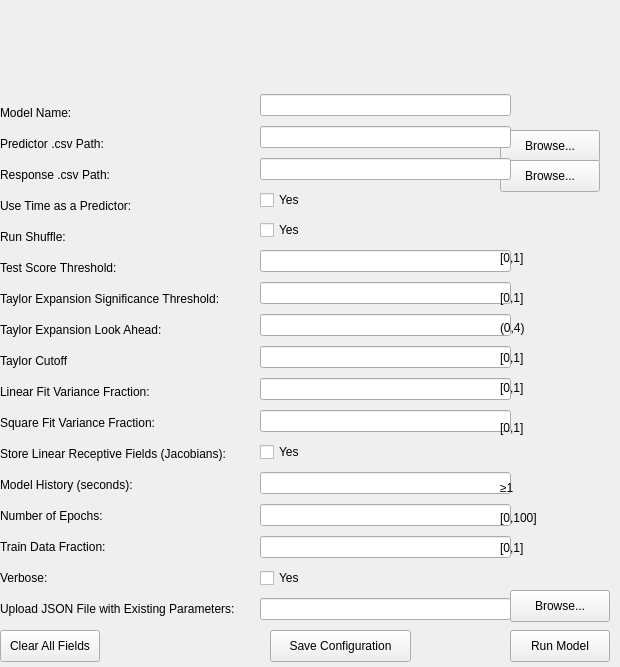
<?xml version="1.0" encoding="UTF-8"?>
<ui version="4.0">
 <class>Widget</class>
 <widget class="QWidget" name="Widget">
  <property name="geometry">
   <rect>
    <x>0</x>
    <y>0</y>
    <width>620</width>
    <height>667</height>
   </rect>
  </property>
  <property name="windowTitle">
   <string>Neruo MINE</string>
  </property>
  <widget class="QPushButton" name="pushButton">
   <property name="geometry">
    <rect>
     <x>510</x>
     <y>630</y>
     <width>100</width>
     <height>32</height>
    </rect>
   </property>
   <property name="text">
    <string>Run Model</string>
   </property>
  </widget>
  <widget class="QPushButton" name="pushButton_2">
   <property name="geometry">
    <rect>
     <x>500</x>
     <y>130</y>
     <width>100</width>
     <height>32</height>
    </rect>
   </property>
   <property name="text">
    <string>Browse...</string>
   </property>
  </widget>
  <widget class="QPushButton" name="pushButton_3">
   <property name="geometry">
    <rect>
     <x>500</x>
     <y>160</y>
     <width>100</width>
     <height>32</height>
    </rect>
   </property>
   <property name="text">
    <string>Browse...</string>
   </property>
  </widget>
  <widget class="QPushButton" name="pushButton_4">
   <property name="geometry">
    <rect>
     <x>510</x>
     <y>590</y>
     <width>100</width>
     <height>32</height>
    </rect>
   </property>
   <property name="text">
    <string>Browse...</string>
   </property>
  </widget>
  <widget class="QPushButton" name="pushButton_5">
   <property name="geometry">
    <rect>
     <x>0</x>
     <y>630</y>
     <width>100</width>
     <height>32</height>
    </rect>
   </property>
   <property name="text">
    <string>Clear All Fields</string>
   </property>
  </widget>
  <widget class="QWidget" name="widget" native="true">
   <property name="geometry">
    <rect>
     <x>260</x>
     <y>90</y>
     <width>251</width>
     <height>551</height>
    </rect>
   </property>
   <layout class="QVBoxLayout" name="verticalLayout">
    <item>
     <widget class="QLineEdit" name="lineEdit"/>
    </item>
    <item>
     <widget class="QLineEdit" name="lineEdit_4"/>
    </item>
    <item>
     <widget class="QLineEdit" name="lineEdit_2"/>
    </item>
    <item>
     <widget class="QCheckBox" name="checkBox">
      <property name="text">
       <string>Yes</string>
      </property>
     </widget>
    </item>
    <item>
     <widget class="QCheckBox" name="checkBox_2">
      <property name="text">
       <string>Yes</string>
      </property>
     </widget>
    </item>
    <item>
     <widget class="QLineEdit" name="lineEdit_3"/>
    </item>
    <item>
     <widget class="QLineEdit" name="lineEdit_5"/>
    </item>
    <item>
     <widget class="QLineEdit" name="lineEdit_11"/>
    </item>
    <item>
     <widget class="QLineEdit" name="lineEdit_6"/>
    </item>
    <item>
     <widget class="QLineEdit" name="lineEdit_7"/>
    </item>
    <item>
     <widget class="QLineEdit" name="lineEdit_8"/>
    </item>
    <item>
     <widget class="QCheckBox" name="checkBox_4">
      <property name="text">
       <string>Yes</string>
      </property>
     </widget>
    </item>
    <item>
     <widget class="QLineEdit" name="lineEdit_9"/>
    </item>
    <item>
     <widget class="QLineEdit" name="lineEdit_12"/>
    </item>
    <item>
     <widget class="QLineEdit" name="lineEdit_13"/>
    </item>
    <item>
     <widget class="QCheckBox" name="checkBox_3">
      <property name="text">
       <string>Yes</string>
      </property>
     </widget>
    </item>
    <item>
     <widget class="QLineEdit" name="lineEdit_10"/>
    </item>
   </layout>
  </widget>
  <widget class="QPushButton" name="pushButton_6">
   <property name="geometry">
    <rect>
     <x>270</x>
     <y>630</y>
     <width>141</width>
     <height>32</height>
    </rect>
   </property>
   <property name="text">
    <string>Save Configuration</string>
   </property>
  </widget>
  <widget class="QWidget" name="layoutWidget">
   <property name="geometry">
    <rect>
     <x>0</x>
     <y>100</y>
     <width>261</width>
     <height>521</height>
    </rect>
   </property>
   <layout class="QVBoxLayout" name="verticalLayout_2">
    <item>
     <widget class="QLabel" name="label_2">
      <property name="text">
       <string>Model Name:</string>
      </property>
     </widget>
    </item>
    <item>
     <widget class="QLabel" name="label_3">
      <property name="text">
       <string>Predictor .csv Path:</string>
      </property>
     </widget>
    </item>
    <item>
     <widget class="QLabel" name="label_4">
      <property name="text">
       <string>Response .csv Path:</string>
      </property>
     </widget>
    </item>
    <item>
     <widget class="QLabel" name="label_5">
      <property name="text">
       <string>Use Time as a Predictor:</string>
      </property>
     </widget>
    </item>
    <item>
     <widget class="QLabel" name="label_6">
      <property name="text">
       <string>Run Shuffle:</string>
      </property>
     </widget>
    </item>
    <item>
     <widget class="QLabel" name="label_7">
      <property name="text">
       <string>Test Score Threshold:</string>
      </property>
     </widget>
    </item>
    <item>
     <widget class="QLabel" name="label_8">
      <property name="text">
       <string>Taylor Expansion Significance Threshold:</string>
      </property>
     </widget>
    </item>
    <item>
     <widget class="QLabel" name="label_13">
      <property name="text">
       <string>Taylor Expansion Look Ahead:</string>
      </property>
     </widget>
    </item>
    <item>
     <widget class="QLabel" name="label_9">
      <property name="text">
       <string>Taylor Cutoff</string>
      </property>
     </widget>
    </item>
    <item>
     <widget class="QLabel" name="label_10">
      <property name="text">
       <string>Linear Fit Variance Fraction:</string>
      </property>
     </widget>
    </item>
    <item>
     <widget class="QLabel" name="label_11">
      <property name="text">
       <string>Square Fit Variance Fraction:</string>
      </property>
     </widget>
    </item>
    <item>
     <widget class="QLabel" name="label_14">
      <property name="text">
       <string>Store Linear Receptive Fields (Jacobians):</string>
      </property>
     </widget>
    </item>
    <item>
     <widget class="QLabel" name="label_12">
      <property name="text">
       <string>Model History (seconds):</string>
      </property>
     </widget>
    </item>
    <item>
     <widget class="QLabel" name="label_16">
      <property name="text">
       <string>Number of Epochs:</string>
      </property>
     </widget>
    </item>
    <item>
     <widget class="QLabel" name="label_17">
      <property name="text">
       <string>Train Data Fraction:</string>
      </property>
     </widget>
    </item>
    <item>
     <widget class="QLabel" name="label_18">
      <property name="text">
       <string>Verbose:</string>
      </property>
     </widget>
    </item>
    <item>
     <widget class="QLabel" name="label_15">
      <property name="text">
       <string>Upload JSON File with Existing Parameters:</string>
      </property>
     </widget>
    </item>
   </layout>
  </widget>
  <widget class="QLabel" name="label_19">
   <property name="geometry">
    <rect>
     <x>500</x>
     <y>250</y>
     <width>58</width>
     <height>16</height>
    </rect>
   </property>
   <property name="text">
    <string>[0,1]</string>
   </property>
  </widget>
  <widget class="QLabel" name="label_20">
   <property name="geometry">
    <rect>
     <x>500</x>
     <y>290</y>
     <width>58</width>
     <height>16</height>
    </rect>
   </property>
   <property name="text">
    <string>[0,1]</string>
   </property>
  </widget>
  <widget class="QLabel" name="label_21">
   <property name="geometry">
    <rect>
     <x>500</x>
     <y>320</y>
     <width>58</width>
     <height>16</height>
    </rect>
   </property>
   <property name="text">
    <string>(0,4)</string>
   </property>
  </widget>
  <widget class="QLabel" name="label_22">
   <property name="geometry">
    <rect>
     <x>500</x>
     <y>350</y>
     <width>58</width>
     <height>16</height>
    </rect>
   </property>
   <property name="text">
    <string>[0,1]</string>
   </property>
  </widget>
  <widget class="QLabel" name="label_23">
   <property name="geometry">
    <rect>
     <x>500</x>
     <y>380</y>
     <width>58</width>
     <height>16</height>
    </rect>
   </property>
   <property name="text">
    <string>[0,1]</string>
   </property>
  </widget>
  <widget class="QLabel" name="label_24">
   <property name="geometry">
    <rect>
     <x>500</x>
     <y>420</y>
     <width>58</width>
     <height>16</height>
    </rect>
   </property>
   <property name="text">
    <string>[0,1]</string>
   </property>
  </widget>
  <widget class="QLabel" name="label_25">
   <property name="geometry">
    <rect>
     <x>500</x>
     <y>480</y>
     <width>58</width>
     <height>16</height>
    </rect>
   </property>
   <property name="text">
    <string>≥1</string>
   </property>
  </widget>
  <widget class="QLabel" name="label_26">
   <property name="geometry">
    <rect>
     <x>500</x>
     <y>510</y>
     <width>58</width>
     <height>16</height>
    </rect>
   </property>
   <property name="text">
    <string>[0,100]</string>
   </property>
  </widget>
  <widget class="QLabel" name="label_27">
   <property name="geometry">
    <rect>
     <x>500</x>
     <y>540</y>
     <width>58</width>
     <height>16</height>
    </rect>
   </property>
   <property name="text">
    <string>[0,1]</string>
   </property>
  </widget>
  <widget class="QLabel" name="label">
   <property name="geometry">
    <rect>
     <x>210</x>
     <y>10</y>
     <width>141</width>
     <height>91</height>
    </rect>
   </property>
   <property name="text">
    <string/>
   </property>
   <property name="pixmap">
    <pixmap resource="resources.qrc">:/logo.png</pixmap>
   </property>
  </widget>
 </widget>
 <resources>
  <include location="resources.qrc"/>
 </resources>
 <connections/>
</ui>
